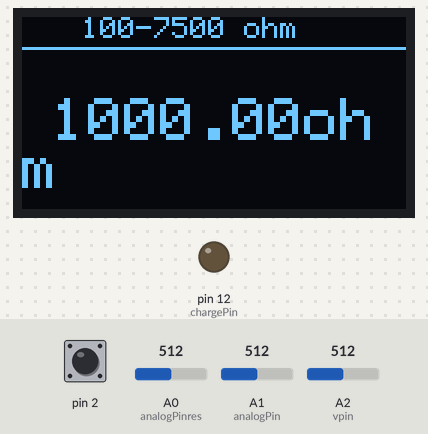
A sketch run on a simulated Arduino Uno, built with avr-gcc and run on an emulated ATmega328P. On the bench: 128×64 one-colour display, output pins drawn as LEDs (lit = HIGH). The test bench sets the inputs (shaded band); at power-on: pin 2 HIGH, A0 (analogPinres) = 512, A1 (analogPin) = 512, A2 (vpin) = 512. What the sketch prints to the serial monitor is not drawn.

Above: at 4.2 s.
4.3 s: pin 2 pulled LOW for 0.15 s
At 5.0 s:
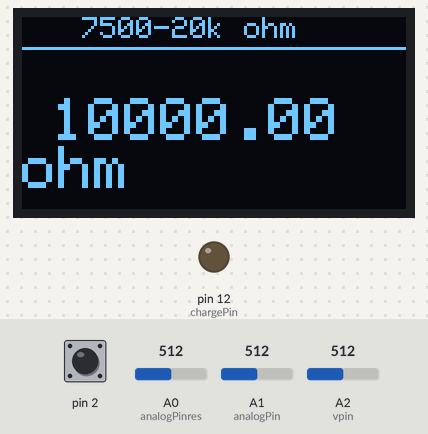
5.9 s: A0 (analogPinres) set to 268
At 7.1 s:
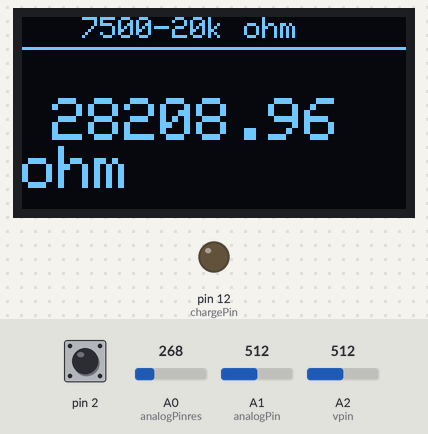
7.4 s: A0 (analogPinres) set to 238
At 8.0 s:
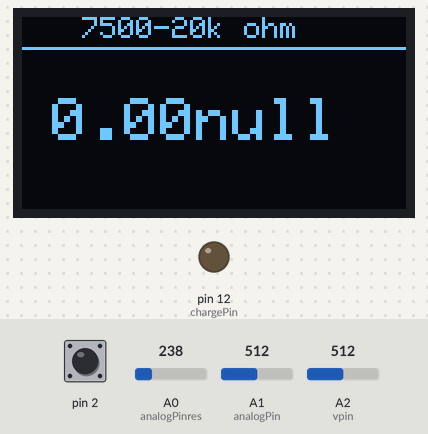
9.0 s: pin 2 pulled LOW for 1 s
At 9.9 s:
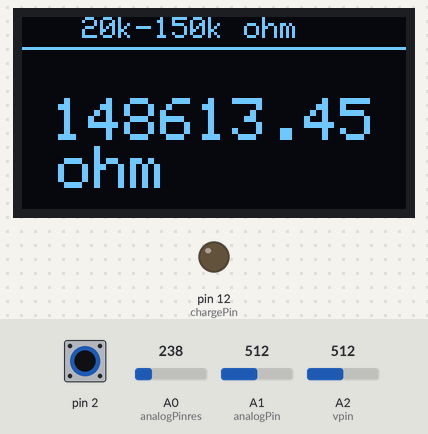
11.5 s: pin 2 pulled LOW for 0.15 s
At 11.9 s:
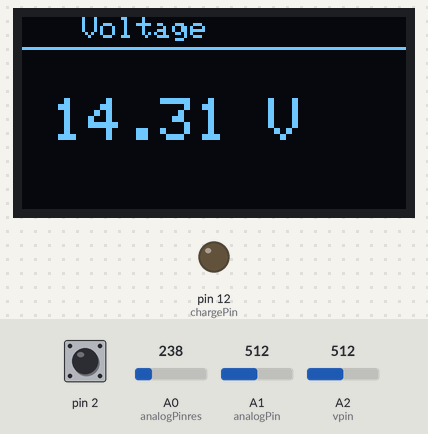
13.1 s: pin 2 pulled LOW for 3.2 s
At 14.6 s:
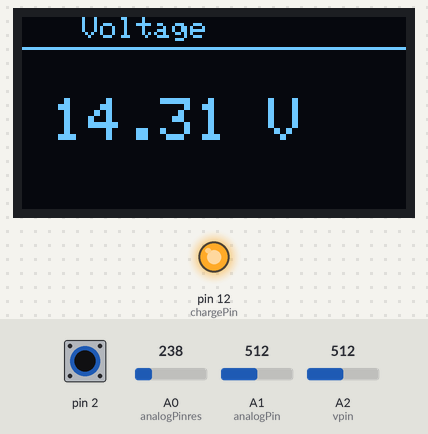
Timing chart, 0 to 16.1 s (numbered marks = the images above; inputs shaded):
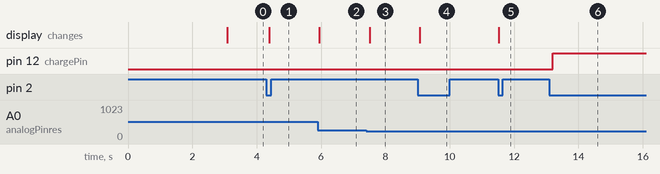

Measured:
- the behaviour switches between 257 and 256 on A0 (analogPinres) (found by bisection; images 2 and 3)
- after the input at 4.3 s, the display: changes after 0.09 s (image 1)
- after the input at 5.9 s, the display: changes after 0.05 s (image 2)
- after the input at 7.4 s, the display: changes after 0.11 s (image 3)
- after the input at 9.0 s, the display: changes after 0.06 s (image 4)
- after the input at 11.5 s, the display: changes at once (image 5)
- after the input at 13.1 s, pin 12 (chargePin): LOW → HIGH after 0.10 s

The sketch:

testcodewitholed.ino
```cpp
//0-Cap, 1-Res10k, 2 - res45k, 3-Voltage, 4-DHT
int obs = 1;
int nbs = 1;
int fl=0;
//oled setups
#include <Wire.h>
#include <Adafruit_SSD1306.h>
#include <Adafruit_GFX.h>
#define OLED_WIDTH 128
#define OLED_HEIGHT 64
#define OLED_ADDR   0x3C
Adafruit_SSD1306 display(OLED_WIDTH, OLED_HEIGHT);
//capacitance setups
#define analogPin A1
#define chargePin 12
#define dischargePin 11
#define resistorValue 10000.0F
unsigned long startTime;
unsigned long elapsedTime;
float microFarads;
float nanoFarads;
//resistance setups
int analogPinres = A0;
int raw = 0;
int Vin = 5;
float Vout = 0;
float R1 = 10000;
float R2 = 0;
float buffer = 0;
//voltage setup
float voltage=0.0;
int vpin = A2;
//dht
#include <dht11.h>
#define DHT11PIN 3
dht11 DHT11;
void setup(){
//pushbuttons
Serial.begin(9600);
pinMode(2,INPUT_PULLUP);
//oled
  display.begin(SSD1306_SWITCHCAPVCC, OLED_ADDR);
  display.clearDisplay();
//capacitance
  pinMode(chargePin, OUTPUT);
  digitalWrite(chargePin, LOW);
  display.clearDisplay();
  display.setTextSize(2);
  display.setTextColor(WHITE);
  display.setCursor(5, 0);
  display.println("GROUP 1");
  display.drawLine(0, 17, 128, 17, WHITE);
  display.setTextSize(1);
  display.setCursor(10, 27);
  display.setTextSize(1);
  display.println("MINI PROJECT");
  display.display();
  delay(3000);
}
void disp(String mode, float val, String unit){
  display.clearDisplay();
  display.setTextSize(1);
  display.setTextColor(WHITE);
  display.setCursor(20, 0);
  display.println(mode);
  display.drawLine(0, 10, 128, 10, WHITE);
  display.setTextSize(1);
  display.setCursor(10, 27);
  display.setTextSize(2);
  display.print(val);
  display.println(unit);
  display.display();
      delay(50);
}
void r1(){
    R1 = 1000;
    raw = analogRead(analogPinres);
  if(raw){
    buffer = raw * Vin;
    Vout = (buffer)/1024.0;
    buffer = (Vin/Vout) - 1;
    R2= R1 * buffer;
  if (R2<12000){disp("100-7500 ohm",R2,"ohm");}
  else{disp("100-7500 ohm",0.0,"null");}
    delay(50);
}}
void r10(){

    R1 = 10000;
    raw = analogRead(analogPinres);
  if(raw){
    buffer = raw * Vin;
    Vout = (buffer)/1024.0;
    buffer = (Vin/Vout) - 1;
    R2= R1 * buffer;
  if (R2<30000){disp("7500-20k ohm",R2," ohm");}
  else{disp("7500-20k ohm",0.0,"null");}
    delay(50);
}}
void r45(){
    R1 = 45000;
    raw = analogRead(analogPinres);
  if(raw){
    buffer = raw * Vin;
    Vout = (buffer)/1024.0;
    buffer = (Vin/Vout) - 1;
    R2= R1 * buffer;
  if (R2<200000 && R2>20000){disp("20k-150k ohm",R2," ohm");}
  else{disp("20k-150k ohm",0.0,"null");}
    delay(50);
}
}
void cap(){
  delay(50);
  digitalWrite(chargePin, HIGH);
  startTime = millis();
  while(analogRead(analogPin) < 648){}

  elapsedTime= millis() - startTime;
  microFarads = ((float)elapsedTime / resistorValue) * 1000;

  if (microFarads > 1){
      // Serial.print((long)microFarads);
      // Serial.println(" microFarads");
      if(microFarads>0){disp("Capacitance",microFarads," uF"); }
  }

  else{
    nanoFarads = microFarads * 1000.0;
    // Serial.print((long)nanoFarads);
    // Serial.println(" nanoFarads");
    if(nanoFarads>10){
    disp("Capacitance",nanoFarads," nF");
    }
  }

  digitalWrite(chargePin, LOW);
  pinMode(dischargePin, OUTPUT);
  digitalWrite(dischargePin, LOW);
  while(analogRead(analogPin) > 0){}

  pinMode(dischargePin, INPUT);


}
void volt(){
voltage = analogRead(vpin) * (5.0/1023) * ((55750.0)/9750);
disp("Voltage",voltage," V");
}
void temp(){

  int signal = DHT11.read(DHT11PIN);
  display.clearDisplay();
  display.setTextSize(1);
  display.setTextColor(WHITE);
  display.setCursor(20, 0);

  display.println("DHT");
  display.drawLine(0, 10, 128, 10, WHITE);
  display.setTextSize(1);


  display.setCursor(7, 27);
  display.setTextSize(2);
  display.print((float)DHT11.temperature);

  display.println(" C");
    display.print((float)DHT11.humidity);

  display.println(" %");
  display.display();

  delay(50);

}

void loop(){
  nbs = digitalRead(2);
  Serial.println(nbs);
    if(nbs==0 && obs ==1){
    if(fl!=5){fl++;}
    else{fl=0;}
    }

switch(fl){
  case 0: Serial.println("Resistance 1k");r1();break;
  case 1:Serial.println("Resistance 10k");r10();break;
  case 2:Serial.println("Resistance 45k");r45();break;
  case 3:Serial.println("Voltage");volt();break;
  case 4:Serial.println("Capacitance"); cap(); break;
  case 5:Serial.println("DHT");temp();break;
  default: Serial.println("Invalid");

}
obs=nbs;
Serial.println(fl);

}
```
